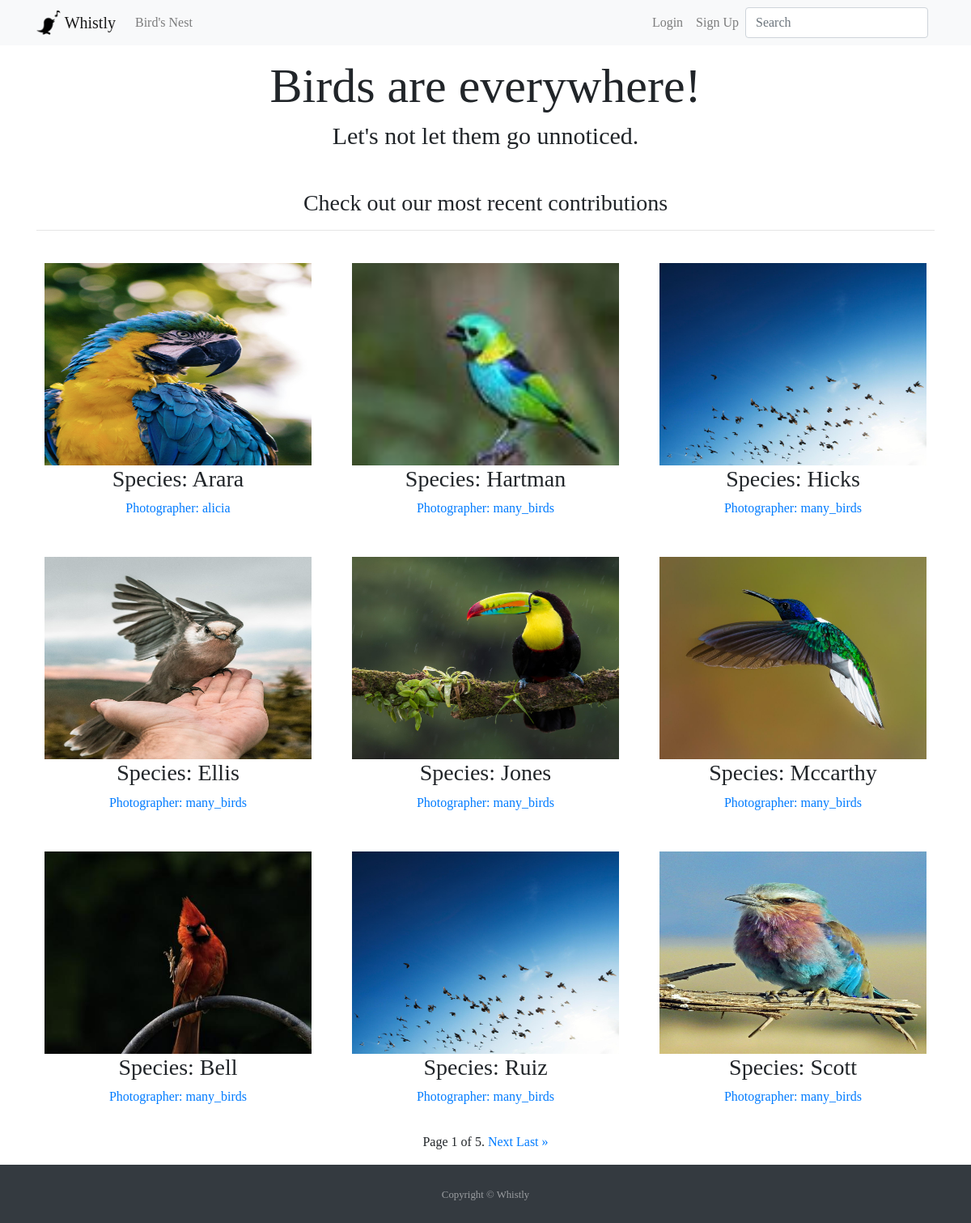
The app's page /birds_nest/, older data.
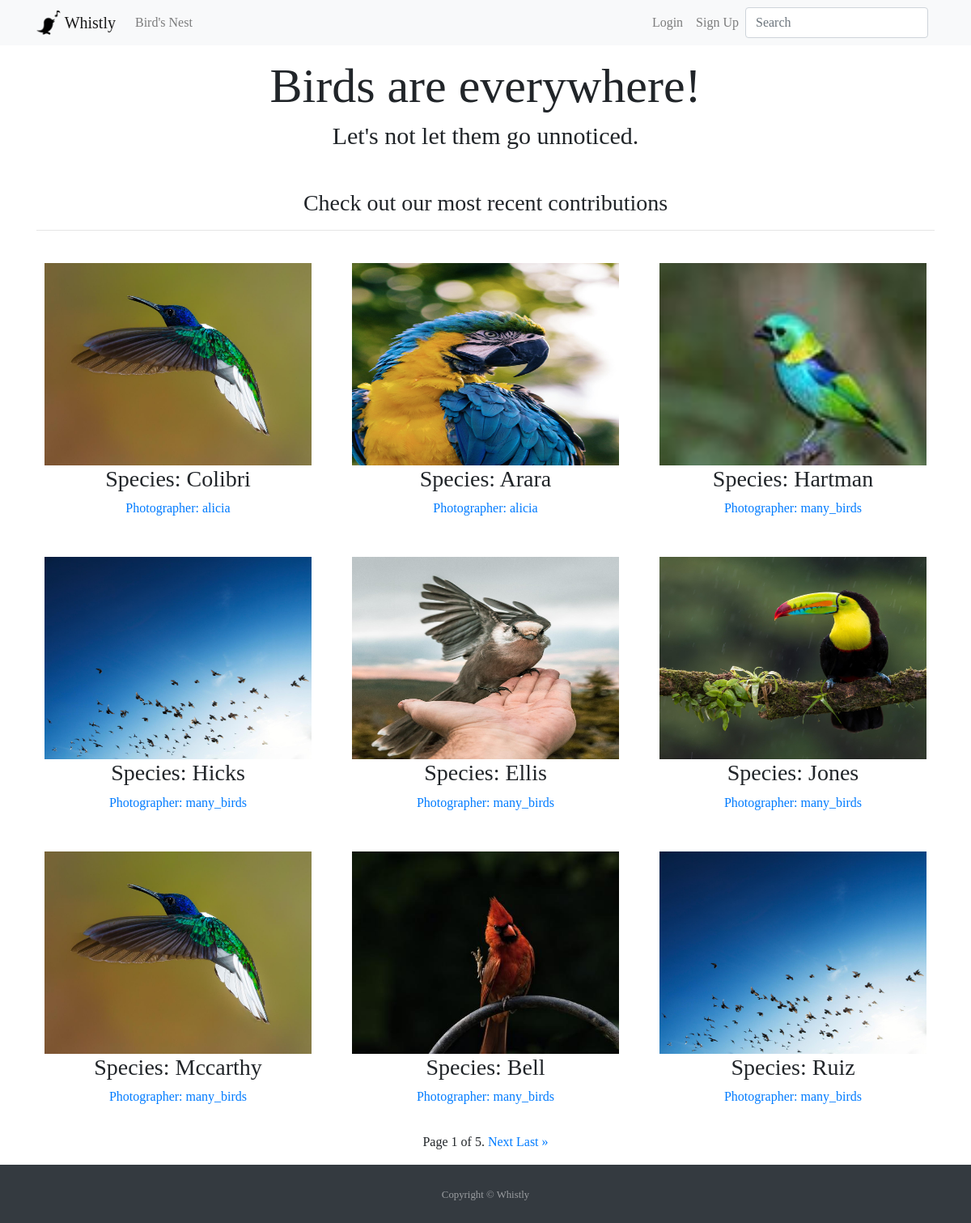
The same page, newer data.
### birds/models.py (models this page shows, shortened)
class TimeStampedModel(models.Model):
    created = models.DateTimeField(auto_now_add=True)
    modified = models.DateTimeField(auto_now=True)
    class Meta:
        abstract = True

class Bird(TimeStampedModel):
    id = models.UUIDField(
        primary_key=True,
        default=uuid.uuid4,
        editable=False
    )
    species = models.CharField(max_length=150, blank=False)
    location = models.CharField(max_length=200, blank=False)
    picture = models.ImageField(upload_to='bird', blank=False, validators=[file_size])
    photographer = models.ForeignKey(
        get_user_model(),
        on_delete=models.CASCADE,
        related_name='photographers',)
    photographer_comment = models.TextField(max_length=500)
    class Meta:
        ordering = ['-created']
    def get_absolute_url(self):
        return reverse("bird_detail", kwargs={"pk": self.pk})

### users/models.py (models this page shows, shortened)
class CustomUser(AbstractUser):
    id = models.UUIDField(
        primary_key=True,
        default=uuid.uuid4,
        editable=False
    )
    profile_picture = models.ImageField(upload_to='profile_pics', blank=True, default='default/default_profile_pic.jpg', validators=[file_size])
    about_user = models.TextField(max_length=600, blank=True, default='Enter a nice description here')
    registered_at = models.DateField(auto_now_add=True)

### pages/views.py (the view)
# urls.py: path('birds_nest/', BirdsNestListView.as_view(), name='birds_nest'),
class BirdsNestListView(ListView):
    model = Bird
    template_name = 'bird/bird_list.html'
    context_object_name = 'birds_list'
    paginate_by = 9

### templates/bird/bird_list.html (shortened to what this page needs)
{% extends '_base.html' %}
{% load crispy_forms_tags %}
{% block content %}
<div class="container" align=center>
    <h3>Check out our most recent contributions</h3>
    <hr class="mb-4">
    <div class="row">
        {% for bird in birds_list %}
            <div class="col-sm-6 col-md-6 col-lg-4 p-3">
                    <a href="{{ bird.get_absolute_url }}">
                        <img class="" src="{{ bird.picture.url }}" alt="{{ bird.species }}" style="height: 250px; width: 330px">
                    </a>
                <div class="caption">
                    <h3>Species: {{bird.species}}</h3>
                    <a href="{% url 'profile_detail' pk=bird.photographer.pk %}">
                        <p>Photographer: {{bird.photographer}}</p>
                    </a>
                </div>
            </div>
        {% endfor %}
        <div class="container">
            <span class="step-links">
                <span class="current">
                    Page {{ page_obj.number }} of {{ page_obj.paginator.num_pages }}.
                </span>
                {% if page_obj.has_next %}
                    <a href="?page={{ page_obj.next_page_number }}">Next</a>
                    <a href="?page={{ page_obj.paginator.num_pages }}">Last &raquo;</a>
                {% endif %}
            </span>
        </div>
    </div>
</div>
{% endblock content %}

### templates/_base.html (shortened to what this page needs)
<!DOCTYPE html>
{% load static %}
<html lang="en">
<head>
<link rel="stylesheet" href="https://cdnjs.cloudflare.com/ajax/libs/twitter-bootstrap/4.5.0/css/bootstrap.min.css">
<link rel="stylesheet" href="https://cdnjs.cloudflare.com/ajax/libs/font-awesome/5.13.0/css/all.min.css">
<link rel="stylesheet" href="{% static 'css/base.css' %}">
</head>
<body>
<div id="main-div">
    <nav class="navbar fixed-top navbar-expand-lg navbar-light bg-light">
      <div class="container">
        <div class="navbar-header">
          <a href="{% url 'home' %}" class="navbar-brand">
            <img src="{% static 'img/icon.png' %}" width="30" height="30" class="d-inline-block align-top" alt="icon">
            Whistly
          </a>
        </div>
        <div class="collapse navbar-collapse" id="navbarSupportedContent">
        <ul class="navbar-nav mr-auto">
            <li class="nav-item">
              <a class="nav-link" href="{% url 'birds_nest' %}">Bird's Nest</a></li>
        </ul>
        <ul class="navbar-nav ml-auto">
          {% if user.is_authenticated %}
              <li class="nav-item">
                <a class="nav-link" href="{% url 'add_bird' %}">Feathers UP</a>
              </li>
              <li class="nav-item">
                <a class="nav-link" href="{% url 'account_logout' %}">Logout</a>
              </li>
              {% else %}
              <li class="nav-item">
                <a class="nav-link" href="{% url 'account_login' %}">Login</a>
              </li>
              <li class="nav-item">
                <a class="nav-link" href="{% url 'account_signup' %}">Sign Up</a>
              </li>
          {% endif %}
            <form action="{% url 'search_results' %}" method="GET" class="form-inline my-2 my-lg-0">
              <input name='q' class="form-control mr-sm-2" type="search" placeholder="Search" aria-label="Search">
            </form>
        </ul>
      </div>
      </div>
    </nav>
    <div class="container" style="padding-top: 70px" align=center>
          <h1 id="base_h1">Birds are everywhere!</h1>
          <h6 id="base_h6" class="mb-5">Let's not let them go unnoticed.</h6>
    </div>
    {% block content %}
    {% endblock content %}
<div>
  <footer id="sticky-footer" class="py-4 mt-3 bg-dark text-white-50">
    <div class="container text-center">
      <small>Copyright &copy; Whistly</small>
    </div>
  </footer>
</div>
</div>
</body>
</html>

### static/css/base.css (style rules this page uses)
body { font-family: 'Caladea', serif; }
#base_h1 { font-size: 60px; }
#base_h6 { font-size: 30px; }

Row changes from the older to the newer data that the page shows:
no longer on this page (row unchanged): Bird: picture (picture), species "Scott", photographer "many_birds"
added Bird: picture (picture), species "Colibri", photographer "alicia"
